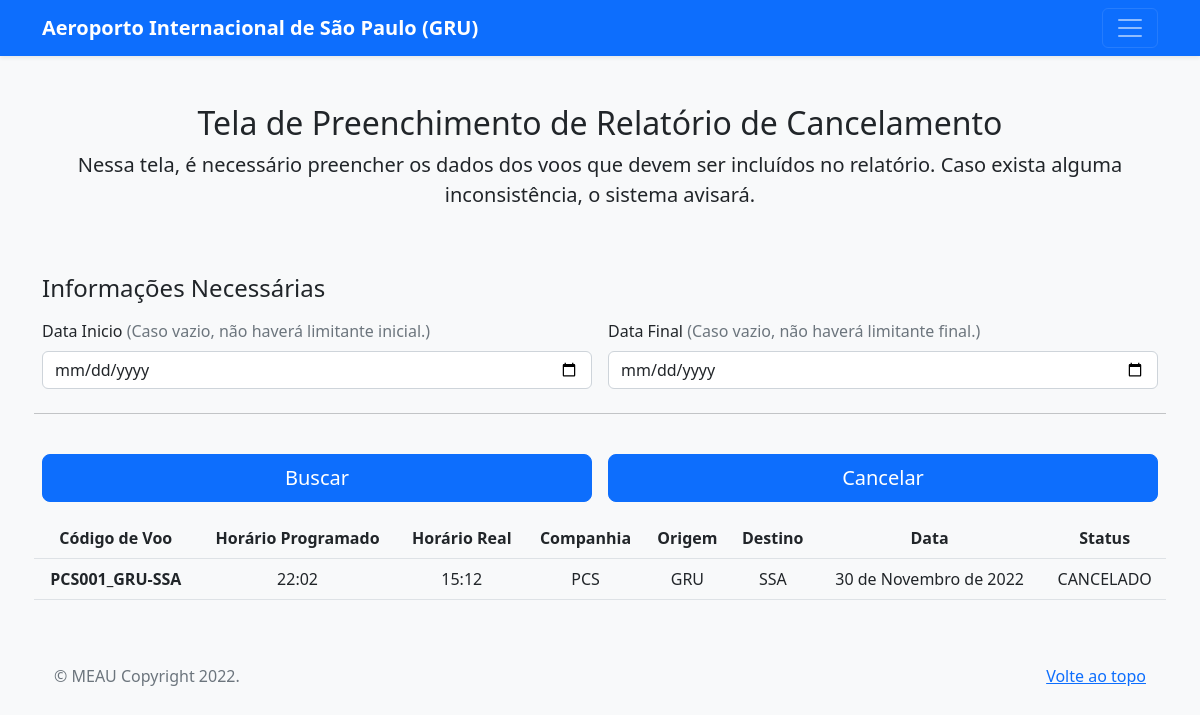
/preenchimentoCancelamentos/, run on the app's committed database.
### book/models.py (models this page shows, shortened)
class Historico(models.Model):
    class Status(models.TextChoices):
            PREVISTO = 'PREVISTO'
            EMBARCANDO = 'EMBARCANDO'
            CANCELADO = 'CANCELADO'
            PROGRAMADO = 'PROGRAMADO'
            TAXIANDO = 'TAXIANDO'
            PRONTO = 'PRONTO'
            AUTORIZADO = 'AUTORIZADO'
            EM_VOO = 'EM_VOO'
            ATERRISSADO = 'ATERRISSADO'
    id = models.AutoField(primary_key=True)
    voo  = models.ForeignKey(Voo, on_delete=models.CASCADE)
    data = models.DateField()
    horarioReal = models.TimeField()
    status = models.CharField(choices=Status.choices, max_length=30)
    class Meta:
        db_table = 'historico'

class Voo(models.Model):
    id = models.AutoField(primary_key=True)
    codigoVoo = models.CharField(max_length=14, unique=True)
    companhia = models.CharField(max_length=20)
    origem = models.CharField(max_length=30)
    destino = models.CharField(max_length=30)
    horarioProgramado = models.TimeField()
    class Meta:
        db_table = 'voo'

### book/views.py (the view, shortened to what this page needs)
# urls.py: path('preenchimentoCancelamentos/', views.preenchimentoCancelamentos, name='cancelamento'),
def preenchimentoCancelamentos(request):
    historicos = Historico.objects.select_related("voo")
    cancelados = historicos.filter(status = "CANCELADO")
    return render(request, "preenchimentoCancelamentos.html", {'cancelados': cancelados})

### template/preenchimentoCancelamentos.html (shortened to what this page needs)
<!doctype html>
<html lang="pt-br">
<head>
    <link href="../static/css/bootstrap.min.css" rel="stylesheet">
    <link href="../static/js/form-validation.js" rel="stylesheet">
</head>
<body class="bg-light">
    <header>
        <div class="navbar navbar-dark bg-primary shadow-sm">
            <div class="container">
                <a href="#" class="navbar-brand d-flex align-items-center">
                    <strong>Aeroporto Internacional de São Paulo (GRU)</strong>
                </a>
                <button class="navbar-toggler" type="button" data-bs-toggle="collapse" data-bs-target="#navbarHeader"
                    aria-controls="navbarHeader" aria-expanded="false" aria-label="Toggle navigation">
                    <span class="navbar-toggler-icon"></span>
                </button>
            </div>
        </div>
    </header>
    <div class="container">
        <main>
            <div class="py-5 text-center">
                <h2>Tela de Preenchimento de Relatório de Cancelamento</h2>
                <p class="lead">Nessa tela, é necessário preencher os dados dos voos que devem ser incluídos no
                    relatório. Caso exista alguma inconsistência, o sistema avisará.</p>
            </div>
            <div>
                <div>
                    <h4 class="mb-3">Informações Necessárias</h4>
                    <form action={% url 'cancelamento' %} method="POST" class="needs-validation">
                        <div class="row g-3">
                            <div class="col-sm-6">
                                <label for="dataInicio" class="form-label">Data Inicio <span class="text-muted">(Caso
                                        vazio, não haverá limitante inicial.)</span></label>
                                <input type="date" name="dataInicio" class="form-control" id="dataInicio"
                                    pattern="^(([0-2][0-9])|([3][0-1]))\/(([0][0-9])|([1][0-2]))\/[0-9]{4}$"
                                    placeholder="Ex: 19/11/2021" value="">
                            </div>
                            <div class="col-sm-6">
                                <label for="dataFinal" class="form-label">Data Final <span class="text-muted">(Caso
                                        vazio, não haverá limitante final.)</span></label>
                                <input type="date" name="dataFinal" class="form-control" id="dataFinal"
                                    pattern="^(([0-2][0-9])|([3][0-1]))\/(([0][0-9])|([1][0-2]))\/[0-9]{4}$"
                                    placeholder="Ex: 02/12/2021" value="">
                            </div>
                            <hr class="my-4">
                            <div class="col-sm-6">
                                <button class="w-100 btn btn-primary btn-lg" type="submit">Buscar</button>
                            </div>
                            <div class="col-sm-6">
                                <button type="button" class="w-100 btn btn-primary btn-lg"
                                    onclick="redireciona2()">Cancelar</button>
                            </div>
                            <table class="table text-center">
                                <tr>
                                    <th scope="col">Código de Voo</th>
                                    <th scope="col">Horário Programado</th>
                                    <th scope="col">Horário Real</th>
                                    <th scope="col">Companhia</th>
                                    <th scope="col">Origem</th>
                                    <th scope="col">Destino</th>
                                    <th scope="col">Data</th>
                                    <th scope="col">Status</th>
                                </tr>
                                {% for x in cancelados %}
                                <tr class="center-text">
                                    <th scope="row">{{ x.voo.codigoVoo }}</th>
                                    <td>{{ x.voo.horarioProgramado }}</td>
                                    <td>{{ x.horarioReal }}</td>
                                    <td>{{ x.voo.companhia }}</td>
                                    <td>{{ x.voo.origem }}</td>
                                    <td>{{ x.voo.destino }}</td>
                                    <td>{{ x.data }}</td>
                                    <td>{{ x.status }}</td>
                                </tr>
                                {% endfor %}
                            </table>
                    </form>
                </div>
            </div>
        </main>
        <footer class="text-muted py-5">
            <div class="container">
                <p class="float-end mb-1">
                    <a href="#">Volte ao topo</a>
                </p>
                <p class="mb-1">&copy; MEAU Copyright 2022.</p>
            </div>
        </footer>
    </div>
</body>
</html>

### data on the page
Historico: voo.codigoVoo "PCS001_GRU-SSA", voo.horarioProgramado "22:02", horarioReal "15:12", voo.companhia "PCS", voo.origem "GRU", voo.destino "SSA", data "30 de Novembro de 2022", status "CANCELADO"
